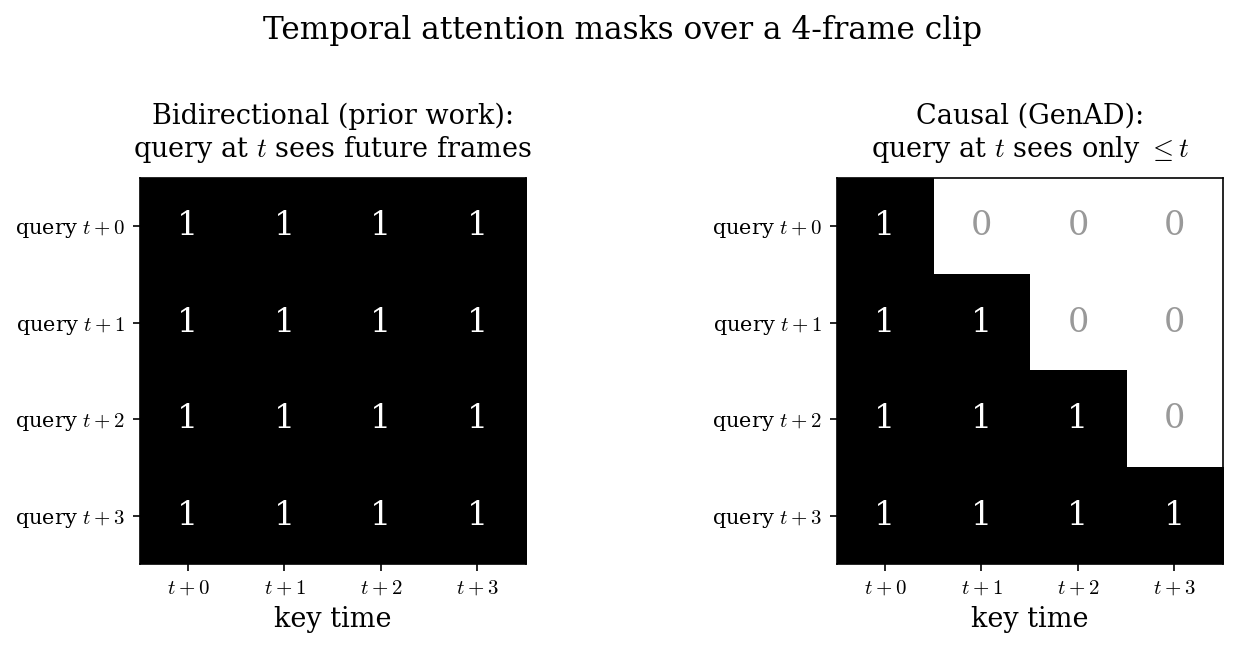

This chart was generated by the following Python code:
"""Figure: causal vs bidirectional temporal attention masks (T=4 timesteps)."""
import matplotlib
matplotlib.use("Agg")
import matplotlib.pyplot as plt
import numpy as np

plt.rcParams.update({
    "font.family": "serif",
    "mathtext.fontset": "cm",
    "axes.unicode_minus": False,
})

T = 4
fig, axes = plt.subplots(1, 2, figsize=(9.5, 4.2))

# Panel A: bidirectional (what prior work used)
ax = axes[0]
mask_bi = np.ones((T, T))
im = ax.imshow(mask_bi, cmap="Greys", vmin=0, vmax=1)
for i in range(T):
    for j in range(T):
        ax.text(j, i, "1", ha="center", va="center", fontsize=16,
                color="white" if mask_bi[i, j] > 0.5 else "black")
ax.set_xticks(range(T)); ax.set_yticks(range(T))
ax.set_xticklabels([f"$t{'+'}{k}$" for k in range(T)])
ax.set_yticklabels([f"query $t{'+'}{k}$" for k in range(T)])
ax.set_xlabel("key time", fontsize=13)
ax.set_title("Bidirectional (prior work):\nquery at $t$ sees future frames", fontsize=13, pad=10)

# Panel B: causal (GenAD)
ax = axes[1]
mask_causal = np.tril(np.ones((T, T)))
ax.imshow(mask_causal, cmap="Greys", vmin=0, vmax=1)
for i in range(T):
    for j in range(T):
        txt = "1" if mask_causal[i, j] > 0.5 else "0"
        ax.text(j, i, txt, ha="center", va="center", fontsize=16,
                color="white" if mask_causal[i, j] > 0.5 else "#999999")
ax.set_xticks(range(T)); ax.set_yticks(range(T))
ax.set_xticklabels([f"$t{'+'}{k}$" for k in range(T)])
ax.set_yticklabels([f"query $t{'+'}{k}$" for k in range(T)])
ax.set_xlabel("key time", fontsize=13)
ax.set_title("Causal (GenAD):\nquery at $t$ sees only $\\leq t$", fontsize=13, pad=10)

fig.suptitle("Temporal attention masks over a 4-frame clip", fontsize=15, y=1.02)
fig.tight_layout()
out = "/home/hatch/workspace/goals/cross-domain-frontier-paper-reading-vla-world-models-vln-multi-agent-driving/files/paper-xray-40/world-model-driving/genad-xray/fig-causal-attn.png"
fig.savefig(out, dpi=150, bbox_inches="tight", facecolor="white")
print("saved", out)
